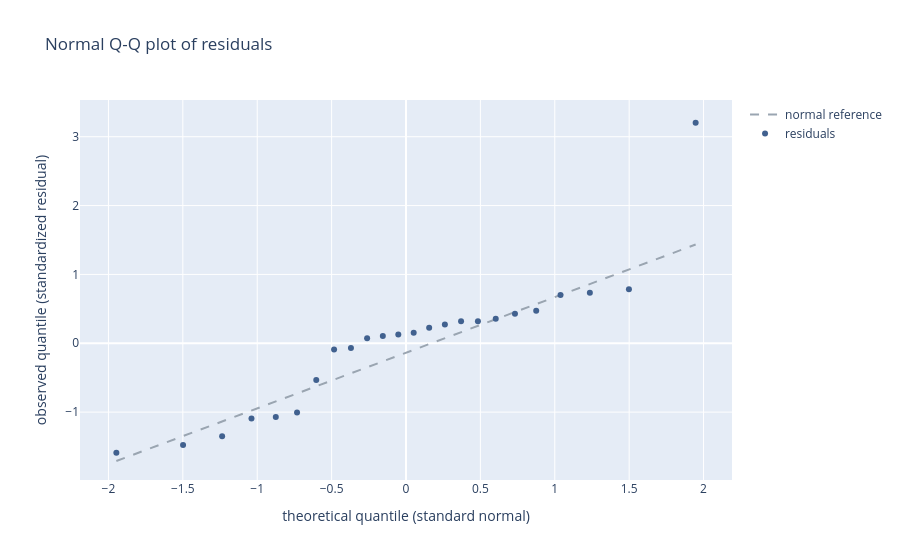

Notebook source saved alongside this figure:
### Markdown cell above
These residuals are **not** normal, and every term says so: skew +0.93,
excess kurtosis +2.65, Shapiro–Wilk p = 0.004. The cause is the planted
outlier from notebook 4 — the 4-chlorobenzoic acid at pIC50 7.80 in a family
otherwise near 5.2. The model cannot predict it, so it contributes one huge
residual that drags the whole distribution's right tail out.

That matters because RMSE, R² and the Golbraikh–Tropsha criteria all assume
roughly normal, homoscedastic errors. Here they still compute, and they are
describing a distribution that is one-sixth outlier.

`heteroscedasticity_r` = −0.39 is the second finding: the correlation
between the prediction and the absolute error. Non-zero means error size
depends on the prediction, so a single RMSE describes neither end of the
range.

Read the shape terms rather than the p-value. Shapiro–Wilk has little power
on a few dozen compounds and becomes over-eager on a few hundred, so it is
the least stable of the three at QSAR sample sizes.

### Code cell
from qsarkit.reporting import plot_qq

plot_qq(Y - predictions)

### Figure 1 — Plotly figure (JSON) as saved in the notebook; plotly's stock layout.template omitted (floating-point values rounded to 4 significant figures)
{"data": [{"line": {"color": "#9AA5B1", "dash": "dash"}, "mode": "lines", "name": "normal reference", "type": "scatter", "x": [-1.947, -1.498, -1.236, -1.039, -0.8752, -0.7324, -0.6032, -0.4833, -0.3701, -0.2614, -0.1557, -0.05171, 0.05171, 0.1557, 0.2614, 0.3701, 0.4833, 0.6032, 0.7324, 0.8752, 1.039, 1.236, 1.498, 1.947], "y": [-1.71, -1.348, -1.136, -0.9766, -0.8446, -0.7293, -0.6249, -0.5281, -0.4367, -0.3489, -0.2635, -0.1796, -0.09607, -0.01211, 0.07324, 0.161, 0.2525, 0.3493, 0.4536, 0.569, 0.7009, 0.8602, 1.072, 1.434]}, {"marker": {"color": "#41618F", "size": 6}, "mode": "markers", "name": "residuals", "type": "scatter", "x": [-1.947, -1.498, -1.236, -1.039, -0.8752, -0.7324, -0.6032, -0.4833, -0.3701, -0.2614, -0.1557, -0.05171, 0.05171, 0.1557, 0.2614, 0.3701, 0.4833, 0.6032, 0.7324, 0.8752, 1.039, 1.236, 1.498, 1.947], "y": [-1.59, -1.477, -1.35, -1.091, -1.07, -1.007, -0.5325, -0.09197, -0.07011, 0.07473, 0.1044, 0.1282, 0.1517, 0.2262, 0.2724, 0.3197, 0.3197, 0.358, 0.4275, 0.4729, 0.7026, 0.7328, 0.7841, 3.203]}], "layout": {"title": {"text": "Normal Q-Q plot of residuals"}, "xaxis": {"title": {"text": "theoretical quantile (standard normal)"}}, "yaxis": {"title": {"text": "observed quantile (standardized residual)"}}}}
